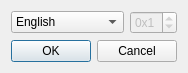
<?xml version="1.0" encoding="UTF-8"?>
<ui version="4.0">
 <class>AddLanguageDialog</class>
 <widget class="QDialog" name="AddLanguageDialog">
  <property name="geometry">
   <rect>
    <x>0</x>
    <y>0</y>
    <width>174</width>
    <height>69</height>
   </rect>
  </property>
  <property name="windowTitle">
   <string>Add language</string>
  </property>
  <property name="windowIcon">
   <iconset resource="resources.qrc">
    <normaloff>:/32x32/actions/language-add.ico</normaloff>:/32x32/actions/language-add.ico</iconset>
  </property>
  <layout class="QVBoxLayout" name="verticalLayout">
   <item>
    <layout class="QHBoxLayout" name="hlLang">
     <item>
      <widget class="QComboBox" name="cbLang">
       <property name="sizePolicy">
        <sizepolicy hsizetype="MinimumExpanding" vsizetype="Fixed">
         <horstretch>0</horstretch>
         <verstretch>0</verstretch>
        </sizepolicy>
       </property>
       <item>
        <property name="text">
         <string>English</string>
        </property>
       </item>
       <item>
        <property name="text">
         <string>French</string>
        </property>
       </item>
       <item>
        <property name="text">
         <string>German</string>
        </property>
       </item>
       <item>
        <property name="text">
         <string>Dutch</string>
        </property>
       </item>
       <item>
        <property name="text">
         <string>Spanish</string>
        </property>
       </item>
       <item>
        <property name="text">
         <string>Italian</string>
        </property>
       </item>
       <item>
        <property name="text">
         <string>Portuguese</string>
        </property>
       </item>
       <item>
        <property name="text">
         <string>Other...</string>
        </property>
       </item>
      </widget>
     </item>
     <item>
      <widget class="QSpinBox" name="sbLangID">
       <property name="enabled">
        <bool>false</bool>
       </property>
       <property name="prefix">
        <string>0x</string>
       </property>
       <property name="maximum">
        <number>255</number>
       </property>
       <property name="value">
        <number>1</number>
       </property>
       <property name="displayIntegerBase">
        <number>16</number>
       </property>
      </widget>
     </item>
    </layout>
   </item>
   <item>
    <widget class="QDialogButtonBox" name="buttonBox">
     <property name="sizePolicy">
      <sizepolicy hsizetype="Minimum" vsizetype="Minimum">
       <horstretch>0</horstretch>
       <verstretch>0</verstretch>
      </sizepolicy>
     </property>
     <property name="orientation">
      <enum>Qt::Horizontal</enum>
     </property>
     <property name="standardButtons">
      <set>QDialogButtonBox::Cancel|QDialogButtonBox::Ok</set>
     </property>
     <property name="centerButtons">
      <bool>true</bool>
     </property>
    </widget>
   </item>
  </layout>
 </widget>
 <resources>
  <include location="resources.qrc"/>
 </resources>
 <connections>
  <connection>
   <sender>buttonBox</sender>
   <signal>accepted()</signal>
   <receiver>AddLanguageDialog</receiver>
   <slot>accept()</slot>
   <hints>
    <hint type="sourcelabel">
     <x>248</x>
     <y>254</y>
    </hint>
    <hint type="destinationlabel">
     <x>157</x>
     <y>274</y>
    </hint>
   </hints>
  </connection>
  <connection>
   <sender>buttonBox</sender>
   <signal>rejected()</signal>
   <receiver>AddLanguageDialog</receiver>
   <slot>reject()</slot>
   <hints>
    <hint type="sourcelabel">
     <x>316</x>
     <y>260</y>
    </hint>
    <hint type="destinationlabel">
     <x>286</x>
     <y>274</y>
    </hint>
   </hints>
  </connection>
 </connections>
</ui>
